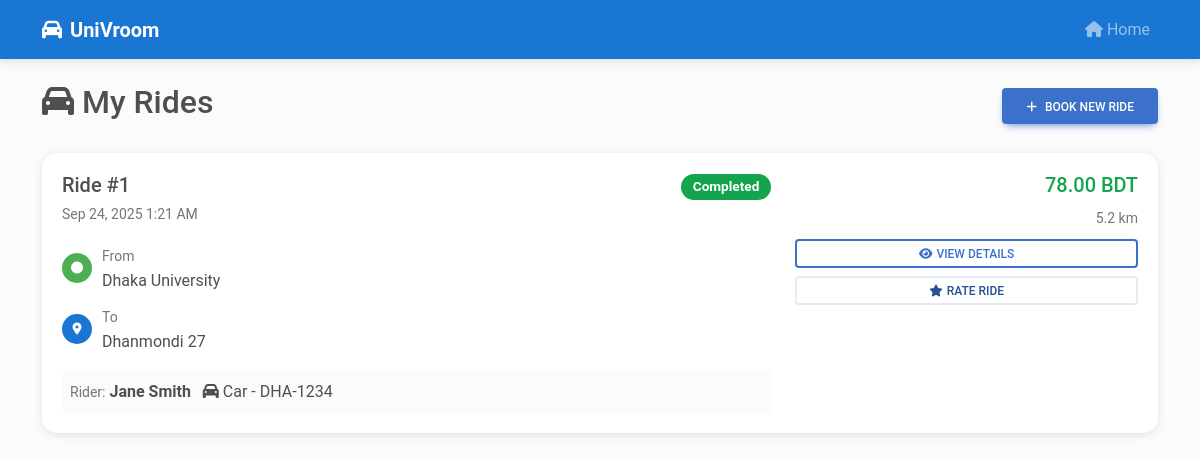
The page /rides.php (signed in) on the database its author committed.
### tables this page shows
CREATE TABLE rides (
    id INT AUTO_INCREMENT PRIMARY KEY,
    user_id INT NOT NULL,
    rider_id INT,
    pickup_address TEXT NOT NULL,
    pickup_lat DECIMAL(10, 8) NOT NULL,
    pickup_lng DECIMAL(11, 8) NOT NULL,
    dropoff_address TEXT NOT NULL,
    dropoff_lat DECIMAL(10, 8) NOT NULL,
    dropoff_lng DECIMAL(11, 8) NOT NULL,
    distance DECIMAL(8, 2) NOT NULL,
    duration INT,  
    fare DECIMAL(8, 2) NOT NULL,
    discount_amount DECIMAL(8, 2) DEFAULT 0.00,
    final_fare DECIMAL(8, 2) NOT NULL,
    coupon_code VARCHAR(20),
    status ENUM('requested', 'accepted', 'picked_up', 'in_progress', 'completed', 'cancelled') DEFAULT 'requested',
    payment_method ENUM('cash', 'bkash', 'card') DEFAULT 'cash',
    payment_status ENUM('pending', 'paid', 'refunded') DEFAULT 'pending',
    rider_rating INT,
    user_rating INT,
    notes TEXT,
    created_at TIMESTAMP DEFAULT CURRENT_TIMESTAMP,
    updated_at TIMESTAMP DEFAULT CURRENT_TIMESTAMP ON UPDATE CURRENT_TIMESTAMP,
    FOREIGN KEY (user_id) REFERENCES users(id) ON DELETE CASCADE,
    FOREIGN KEY (rider_id) REFERENCES riders(id) ON DELETE SET NULL
);

CREATE TABLE users (
    id INT AUTO_INCREMENT PRIMARY KEY,
    name VARCHAR(100) NOT NULL,
    email VARCHAR(100) UNIQUE NOT NULL,
    password_hash VARCHAR(255) NOT NULL,
    role ENUM('user', 'rider') DEFAULT 'user',
    verified BOOLEAN DEFAULT FALSE,
    verification_token VARCHAR(255),
    reset_token VARCHAR(255),
    reset_expires DATETIME,
    profile_image VARCHAR(255),
    date_of_birth DATE,
    gender ENUM('male', 'female', 'other'),
    phone VARCHAR(20),
    address TEXT,
    created_at TIMESTAMP DEFAULT CURRENT_TIMESTAMP,
    updated_at TIMESTAMP DEFAULT CURRENT_TIMESTAMP ON UPDATE CURRENT_TIMESTAMP
);

CREATE TABLE riders (
    id INT AUTO_INCREMENT PRIMARY KEY,
    user_id INT NOT NULL,
    vehicle_type ENUM('car', 'bike', 'rickshaw', 'cng') NOT NULL,
    brand VARCHAR(50),
    model VARCHAR(50),
    plate_no VARCHAR(20) NOT NULL,
    license_no VARCHAR(50),
    status ENUM('pending', 'approved', 'rejected', 'suspended') DEFAULT 'pending',
    is_online BOOLEAN DEFAULT FALSE,
    current_lat DECIMAL(10, 8),
    current_lng DECIMAL(11, 8),
    last_location_update TIMESTAMP DEFAULT CURRENT_TIMESTAMP,
    rating DECIMAL(3, 2) DEFAULT 0.00,
    total_trips INT DEFAULT 0,
    total_earnings DECIMAL(10, 2) DEFAULT 0.00,
    created_at TIMESTAMP DEFAULT CURRENT_TIMESTAMP,
    FOREIGN KEY (user_id) REFERENCES users(id) ON DELETE CASCADE
);

### config/config.php (called while the page is built, shortened)
<?php
function formatCurrency($amount) {
    return number_format($amount, 2) . ' BDT';
}
?>

### rides.php (the view, shortened to what this page needs)
<?php
require_once 'config/config.php';
$db = getDB();
$user_id = $_SESSION['user_id'];
$stmt = $db->prepare("
    SELECT r.*,
           rider_user.name as rider_name, rider_user.phone as rider_phone,
           riders.vehicle_type, riders.plate_no, riders.rating as rider_rating
    FROM rides r
    LEFT JOIN riders ON r.rider_id = riders.id
    LEFT JOIN users rider_user ON riders.user_id = rider_user.id
    WHERE r.user_id = ?
    ORDER BY r.created_at DESC
");
$stmt->execute([$user_id]);
$rides = $stmt->fetchAll(PDO::FETCH_ASSOC);
?>
<!DOCTYPE html>
<html lang="en">
<head>
    <link href="https://cdnjs.cloudflare.com/ajax/libs/mdb-ui-kit/6.4.2/mdb.min.css" rel="stylesheet">
    <link href="https://cdnjs.cloudflare.com/ajax/libs/font-awesome/6.0.0/css/all.min.css" rel="stylesheet">
</head>
<body class="bg-light">
    <nav class="navbar navbar-expand-lg navbar-dark" style="background-color: var(--primary-color);">
        <div class="container">
            <a class="navbar-brand fw-bold" href="index.php">
                <i class="fas fa-car me-2"></i><?php echo SITE_NAME; ?>
            </a>
            <div class="navbar-nav ms-auto">
                <a class="nav-link" href="index.php">
                    <i class="fas fa-home me-1"></i>Home
                </a>
            </div>
        </div>
    </nav>
    <div class="container my-4">
        <div class="d-flex justify-content-between align-items-center mb-4">
            <h2><i class="fas fa-car me-2"></i>My Rides</h2>
            <a href="index.php" class="btn btn-primary">
                <i class="fas fa-plus me-2"></i>Book New Ride
            </a>
        </div>
        <?php if (empty($rides)): ?>
            <div class="empty-state">
                <i class="fas fa-car fa-4x text-muted mb-4"></i>
                <h4>No rides yet</h4>
                <p class="text-muted mb-4">You haven't booked any rides yet</p>
                <a href="index.php" class="btn btn-primary btn-lg">
                    <i class="fas fa-car me-2"></i>Book Your First Ride
                </a>
            </div>
        <?php else: ?>
            <?php foreach ($rides as $ride): ?>
                <div class="ride-card">
                    <div class="row">
                        <div class="col-md-8">
                            <div class="d-flex justify-content-between align-items-start mb-3">
                                <div>
                                    <h5 class="mb-1">Ride #<?php echo $ride['id']; ?></h5>
                                    <small class="text-muted"><?php echo date('M j, Y g:i A', strtotime($ride['created_at'])); ?></small>
                                </div>
                                <div>
                                    <?php
                                    $status_colors = [
                                        'requested' => 'warning',
                                        'accepted' => 'info',
                                        'picked_up' => 'primary',
                                        'completed' => 'success',
                                        'cancelled' => 'danger'
                                    ];
                                    $status_color = $status_colors[$ride['status']] ?? 'secondary';
                                    ?>
                                    <span class="badge bg-<?php echo $status_color; ?> status-badge">
                                        <?php echo ucwords(str_replace('_', ' ', $ride['status'])); ?>
                                    </span>
                                </div>
                            </div>
                            <div class="location-item">
                                <div class="location-icon pickup-icon">
                                    <i class="fas fa-circle"></i>
                                </div>
                                <div>
                                    <small class="text-muted">From</small>
                                    <div><?php echo htmlspecialchars($ride['pickup_address']); ?></div>
                                </div>
                            </div>
                            <div class="location-item">
                                <div class="location-icon dropoff-icon">
                                    <i class="fas fa-map-marker-alt"></i>
                                </div>
                                <div>
                                    <small class="text-muted">To</small>
                                    <div><?php echo htmlspecialchars($ride['dropoff_address']); ?></div>
                                </div>
                            </div>
                            <?php if ($ride['rider_name']): ?>
                                <div class="mt-3 p-2 bg-light rounded">
                                    <small class="text-muted">Rider:</small>
                                    <strong><?php echo htmlspecialchars($ride['rider_name']); ?></strong>
                                    <?php if ($ride['vehicle_type']): ?>
                                        <span class="ms-2">
                                            <i class="fas fa-car me-1"></i><?php echo ucfirst($ride['vehicle_type']); ?>
                                            <?php if ($ride['plate_no']): ?>
                                                - <?php echo htmlspecialchars($ride['plate_no']); ?>
                                            <?php endif; ?>
                                        </span>
                                    <?php endif; ?>
                                </div>
                            <?php endif; ?>
                        </div>
                        <div class="col-md-4 text-end">
                            <div class="mb-2">
                                <div class="h5 text-success"><?php echo formatCurrency($ride['final_fare']); ?></div>
                                <small class="text-muted"><?php echo number_format($ride['distance'], 1); ?> km</small>
                            </div>
                            <div class="d-flex flex-column gap-2">
                                <a href="ride-status.php?id=<?php echo $ride['id']; ?>" class="btn btn-outline-primary btn-sm">
                                    <i class="fas fa-eye me-1"></i>View Details
                                </a>
                                <?php if ($ride['status'] == 'completed'): ?>
                                    <button class="btn btn-outline-secondary btn-sm" onclick="rateRide(<?php echo $ride['id']; ?>)">
                                        <i class="fas fa-star me-1"></i>Rate Ride
                                    </button>
                                <?php endif; ?>
                            </div>
                        </div>
                    </div>
                </div>
            <?php endforeach; ?>
        <?php endif; ?>
    </div>
</body>
</html>

### rides.php (style rules this page uses)
:root { --primary-color: #1976d2; --success-color: #4caf50; --warning-color: #ff9800; --danger-color: #f44336; }
.ride-card { background: white; border-radius: 15px; padding: 20px; margin-bottom: 20px; box-shadow: 0 2px 10px rgba(0,0,0,0.1); transition: transform 0.3s ease; }
.status-badge { font-size: 0.85rem; padding: 6px 12px; border-radius: 15px; }
.location-item { display: flex; align-items: center; margin: 10px 0; }
.location-icon { width: 30px; height: 30px; border-radius: 50%; display: flex; align-items: center; justify-content: center; margin-right: 10px; color: white; font-size: 12px; }
.pickup-icon { background: var(--success-color); }
.dropoff-icon { background: var(--primary-color); }

### rows shown on the page
rides: id "1", created_at "Sep 24, 2025 1:21 AM", status "Completed", pickup_address "Dhaka University", dropoff_address "Dhanmondi 27", users.name "Jane Smith", rider.vehicle_type "Car", rider.plate_no "DHA-1234", final_fare "78.00 BDT", distance "5.2"

### other values the page prints
SITE_NAME "UniVroom"
